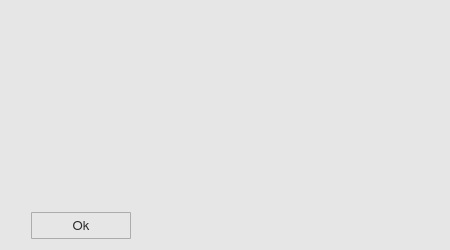
<?xml version="1.0" encoding="UTF-8"?>
<ui version="4.0">
 <class>infoWindow</class>
 <widget class="QWidget" name="infoWindow">
  <property name="geometry">
   <rect>
    <x>0</x>
    <y>0</y>
    <width>450</width>
    <height>250</height>
   </rect>
  </property>
  <property name="minimumSize">
   <size>
    <width>0</width>
    <height>0</height>
   </size>
  </property>
  <property name="maximumSize">
   <size>
    <width>16777215</width>
    <height>16777215</height>
   </size>
  </property>
  <property name="font">
   <font>
    <family>FreeSans</family>
    <pointsize>10</pointsize>
    <stylestrategy>PreferAntialias</stylestrategy>
    <kerning>true</kerning>
   </font>
  </property>
  <property name="windowTitle">
   <string>Information</string>
  </property>
  <property name="windowIcon">
   <iconset>
    <normaloff>icons/info_popup_icon.svg</normaloff>icons/info_popup_icon.svg</iconset>
  </property>
  <property name="styleSheet">
   <string notr="true">QWidget {
	background-color: rgb(230,230,230);
}

QScrollBar:vertical {
  border: 1px solid white;
  background-color: rgb(240, 240, 240);
  width: 20px;
  margin: 21px 0px 21px 0px;
}

QScrollBar:horizontal {
  border: 1px solid white;
  background-color: rgb(240, 240, 240);
  height: 20px;
  margin: 0px 21px 0px 21px;
}

QScrollBar::handle:vertical {
  background-color: rgb(205, 205, 205);
  min-height: 25px;
}

QScrollBar:handle:vertical:hover {
  background-color: rgb(166, 166, 166);
}

QScrollBar:handle:vertical:pressed {
  background-color: rgb(96, 96, 96);
}

QScrollBar::handle:horizontal {
  background-color: rgb(205, 205, 205);
  min-width: 25px;
}

QScrollBar:handle:horizontal:hover {
  background-color: rgb(166, 166, 166);
}

QScrollBar:handle:horizontal:pressed {
  background-color: rgb(96, 96, 96);
}

QScrollBar::add-line:vertical {
  border-top: 1px solid rgb(240,240,240);
  border-left: 1px solid white;
  border-right: 1px solid white;
  border-bottom: 1px solid white;
  background-color: rgb(240, 240, 240);
  height: 20px;
  subcontrol-position: bottom;
  subcontrol-origin: margin;
}

QScrollBar::add-line:vertical:hover {
  background-color: rgb(218, 218, 218);
}

QScrollBar::add-line:vertical:pressed {
  background-color: rgb(96, 96, 96);
}

QScrollBar::sub-line:vertical {
  border-top: 1px solid white;
  border-left: 1px solid white;
  border-right: 1px solid white;
  border-bottom: 1px solid rgb(240,240,240);
  background-color: rgb(240, 240, 240);
  height: 20px;
  subcontrol-position: top;
  subcontrol-origin: margin;
}

QScrollBar::sub-line:vertical:hover {
  background-color: rgb(218, 218, 218);
}

QScrollBar::sub-line:vertical:pressed {
  background-color: rgb(96, 96, 96);
}

QScrollBar::up-arrow:vertical {
  image: url(icons/up_arrow_icon.svg); 
  width: 16px;
  height: 16px;
}

QScrollBar::up-arrow:vertical:pressed {
  right: -1px;
  bottom: -1px;
}

QScrollBar::down-arrow:vertical {
  image: url(icons/down_arrow_icon.svg); 
  width: 16px;
  height: 16px;
}

QScrollBar::down-arrow:vertical:pressed {
  right: -1px;
  bottom: -1px;
}

QScrollBar::add-line:horizontal {
  border-top: 1px solid white;
  border-left: 1px solid rgb(240,240,240);
  border-right: 1px solid white;
  border-bottom: 1px solid white;
  background-color: rgb(240, 240, 240);
  width: 20px;
  subcontrol-position: right;
  subcontrol-origin: margin;
}

QScrollBar::add-line:horizontal:hover {
  background-color: rgb(218, 218, 218);
}

QScrollBar::add-line:horizontal:pressed {
  background-color: rgb(96, 96, 96);
}

QScrollBar::sub-line:horizontal {
  border-top: 1px solid white;
  border-left: 1px solid white;
  border-right: 1px solid rgb(240,240,240);
  border-bottom: 1px solid white;
  background-color: rgb(240, 240, 240);
  width: 20px;
  subcontrol-position: left;
  subcontrol-origin: margin;
}

QScrollBar::sub-line:horizontal:hover {
  background-color: rgb(218, 218, 218);
}

QScrollBar::sub-line:horizontal:pressed {
  background-color: rgb(96, 96, 96);
}

QScrollBar::left-arrow:horizontal {
  image: url(icons/left_arrow_icon.svg); 
  width: 16px;
  height: 16px;
}

QScrollBar::left-arrow:horizontal:pressed {
  right: -1px;
  bottom: -1px;
}

QScrollBar::right-arrow:horizontal {
  image: url(icons/right_arrow_icon.svg); 
  width: 16px;
  height: 16px;
}

QScrollBar::right-arrow:horizontal:pressed {
  right: -1px;
  bottom: -1px;
}</string>
  </property>
  <layout class="QGridLayout" name="gridLayout_2">
   <item row="0" column="0">
    <widget class="QScrollArea" name="other_attribute_scroll">
     <property name="styleSheet">
      <string notr="true">QScrollArea { background: transparent; }

QScrollArea &gt; QWidget &gt; QWidget { background: transparent; }

QScrollBar:vertical {
  border: 1px solid white;
  background-color: rgb(240, 240, 240);
  width: 20px;
  margin: 21px 0px 21px 0px;
}

QScrollBar:horizontal {
  border: 1px solid white;
  background-color: rgb(240, 240, 240);
  height: 20px;
  margin: 0px 21px 0px 21px;
}

QScrollBar::handle:vertical {
  background-color: rgb(205, 205, 205);
  min-height: 25px;
}

QScrollBar:handle:vertical:hover {
  background-color: rgb(166, 166, 166);
}

QScrollBar:handle:vertical:pressed {
  background-color: rgb(96, 96, 96);
}

QScrollBar::handle:horizontal {
  background-color: rgb(205, 205, 205);
  min-width: 25px;
}

QScrollBar:handle:horizontal:hover {
  background-color: rgb(166, 166, 166);
}

QScrollBar:handle:horizontal:pressed {
  background-color: rgb(96, 96, 96);
}

QScrollBar::add-line:vertical {
  border-top: 1px solid rgb(240,240,240);
  border-left: 1px solid white;
  border-right: 1px solid white;
  border-bottom: 1px solid white;
  background-color: rgb(240, 240, 240);
  height: 20px;
  subcontrol-position: bottom;
  subcontrol-origin: margin;
}

QScrollBar::add-line:vertical:hover {
  background-color: rgb(218, 218, 218);
}

QScrollBar::add-line:vertical:pressed {
  background-color: rgb(96, 96, 96);
}

QScrollBar::sub-line:vertical {
  border-top: 1px solid white;
  border-left: 1px solid white;
  border-right: 1px solid white;
  border-bottom: 1px solid rgb(240,240,240);
  background-color: rgb(240, 240, 240);
  height: 20px;
  subcontrol-position: top;
  subcontrol-origin: margin;
}

QScrollBar::sub-line:vertical:hover {
  background-color: rgb(218, 218, 218);
}

QScrollBar::sub-line:vertical:pressed {
  background-color: rgb(96, 96, 96);
}

QScrollBar::up-arrow:vertical {
  image: url(icons/up_arrow_icon.svg); 
  width: 16px;
  height: 16px;
}

QScrollBar::up-arrow:vertical:pressed {
  right: -1px;
  bottom: -1px;
}

QScrollBar::down-arrow:vertical {
  image: url(icons/down_arrow_icon.svg); 
  width: 16px;
  height: 16px;
}

QScrollBar::down-arrow:vertical:pressed {
  right: -1px;
  bottom: -1px;
}

QScrollBar::add-line:horizontal {
  border-top: 1px solid white;
  border-left: 1px solid rgb(240,240,240);
  border-right: 1px solid white;
  border-bottom: 1px solid white;
  background-color: rgb(240, 240, 240);
  width: 20px;
  subcontrol-position: right;
  subcontrol-origin: margin;
}

QScrollBar::add-line:horizontal:hover {
  background-color: rgb(218, 218, 218);
}

QScrollBar::add-line:horizontal:pressed {
  background-color: rgb(96, 96, 96);
}

QScrollBar::sub-line:horizontal {
  border-top: 1px solid white;
  border-left: 1px solid white;
  border-right: 1px solid rgb(240,240,240);
  border-bottom: 1px solid white;
  background-color: rgb(240, 240, 240);
  width: 20px;
  subcontrol-position: left;
  subcontrol-origin: margin;
}

QScrollBar::sub-line:horizontal:hover {
  background-color: rgb(218, 218, 218);
}

QScrollBar::sub-line:horizontal:pressed {
  background-color: rgb(96, 96, 96);
}

QScrollBar::left-arrow:horizontal {
  image: url(icons/left_arrow_icon.svg); 
  width: 16px;
  height: 16px;
}

QScrollBar::left-arrow:horizontal:pressed {
  right: -1px;
  bottom: -1px;
}

QScrollBar::right-arrow:horizontal {
  image: url(icons/right_arrow_icon.svg); 
  width: 16px;
  height: 16px;
}

QScrollBar::right-arrow:horizontal:pressed {
  right: -1px;
  bottom: -1px;
}</string>
     </property>
     <property name="frameShape">
      <enum>QFrame::NoFrame</enum>
     </property>
     <property name="sizeAdjustPolicy">
      <enum>QAbstractScrollArea::AdjustToContentsOnFirstShow</enum>
     </property>
     <property name="widgetResizable">
      <bool>true</bool>
     </property>
     <property name="alignment">
      <set>Qt::AlignLeading|Qt::AlignLeft|Qt::AlignTop</set>
     </property>
     <widget class="QWidget" name="scrollAreaWidgetContents">
      <property name="geometry">
       <rect>
        <x>0</x>
        <y>0</y>
        <width>428</width>
        <height>172</height>
       </rect>
      </property>
      <layout class="QGridLayout" name="gridLayout">
       <item row="0" column="0">
        <widget class="QLabel" name="iw_label_1">
         <property name="minimumSize">
          <size>
           <width>0</width>
           <height>0</height>
          </size>
         </property>
         <property name="maximumSize">
          <size>
           <width>16777215</width>
           <height>16777215</height>
          </size>
         </property>
         <property name="font">
          <font>
           <family>FreeSans</family>
           <pointsize>10</pointsize>
           <stylestrategy>PreferAntialias</stylestrategy>
           <kerning>true</kerning>
          </font>
         </property>
         <property name="styleSheet">
          <string notr="true">QLabel {
	color: rgb(45,45,45);
}</string>
         </property>
         <property name="frameShape">
          <enum>QFrame::NoFrame</enum>
         </property>
         <property name="frameShadow">
          <enum>QFrame::Plain</enum>
         </property>
         <property name="lineWidth">
          <number>0</number>
         </property>
         <property name="midLineWidth">
          <number>0</number>
         </property>
         <property name="text">
          <string/>
         </property>
         <property name="textFormat">
          <enum>Qt::AutoText</enum>
         </property>
         <property name="alignment">
          <set>Qt::AlignJustify|Qt::AlignTop</set>
         </property>
         <property name="wordWrap">
          <bool>true</bool>
         </property>
        </widget>
       </item>
      </layout>
     </widget>
    </widget>
   </item>
   <item row="1" column="0">
    <spacer name="verticalSpacer_2">
     <property name="orientation">
      <enum>Qt::Vertical</enum>
     </property>
     <property name="sizeType">
      <enum>QSizePolicy::Fixed</enum>
     </property>
     <property name="sizeHint" stdset="0">
      <size>
       <width>20</width>
       <height>10</height>
      </size>
     </property>
    </spacer>
   </item>
   <item row="2" column="0">
    <layout class="QHBoxLayout" name="horizontalLayout_2">
     <item>
      <spacer name="horizontalSpacer_3">
       <property name="orientation">
        <enum>Qt::Horizontal</enum>
       </property>
       <property name="sizeType">
        <enum>QSizePolicy::Fixed</enum>
       </property>
       <property name="sizeHint" stdset="0">
        <size>
         <width>20</width>
         <height>20</height>
        </size>
       </property>
      </spacer>
     </item>
     <item>
      <widget class="QToolButton" name="iw_okButton">
       <property name="minimumSize">
        <size>
         <width>100</width>
         <height>27</height>
        </size>
       </property>
       <property name="maximumSize">
        <size>
         <width>100</width>
         <height>27</height>
        </size>
       </property>
       <property name="font">
        <font>
         <family>FreeSans</family>
         <pointsize>10</pointsize>
         <stylestrategy>PreferAntialias</stylestrategy>
         <kerning>true</kerning>
        </font>
       </property>
       <property name="styleSheet">
        <string notr="true">QToolButton {
    border: 1px solid #acacac;
    border-radius: 1px;
    background-color: qlineargradient(x1: 0, y1: 0, x2: 0, y2: 1, 
								stop: 0 #f0f0f0, stop: 1 #e5e5e5);
	color: rgb(45,45,45)
}

QToolButton:hover {
	border: 1px solid #7eb4ea;
    border-radius: 1px;
	background-color: qlineargradient(x1: 0, y1: 0, x2: 0, y2: 1, 
								stop: 0 #ecf4fc, stop: 1 #dcecfc);
}


QToolButton:pressed {
	border: 1px solid #579de5;
    border-radius: 1px;
    background-color: qlineargradient(x1: 0, y1: 0, x2: 0, y2: 1,
                                      stop: 0 #daecfc, stop: 1 #c4e0fc);
}</string>
       </property>
       <property name="text">
        <string>Ok</string>
       </property>
      </widget>
     </item>
     <item>
      <spacer name="horizontalSpacer_4">
       <property name="orientation">
        <enum>Qt::Horizontal</enum>
       </property>
       <property name="sizeHint" stdset="0">
        <size>
         <width>40</width>
         <height>20</height>
        </size>
       </property>
      </spacer>
     </item>
    </layout>
   </item>
  </layout>
 </widget>
 <resources/>
 <connections/>
</ui>
